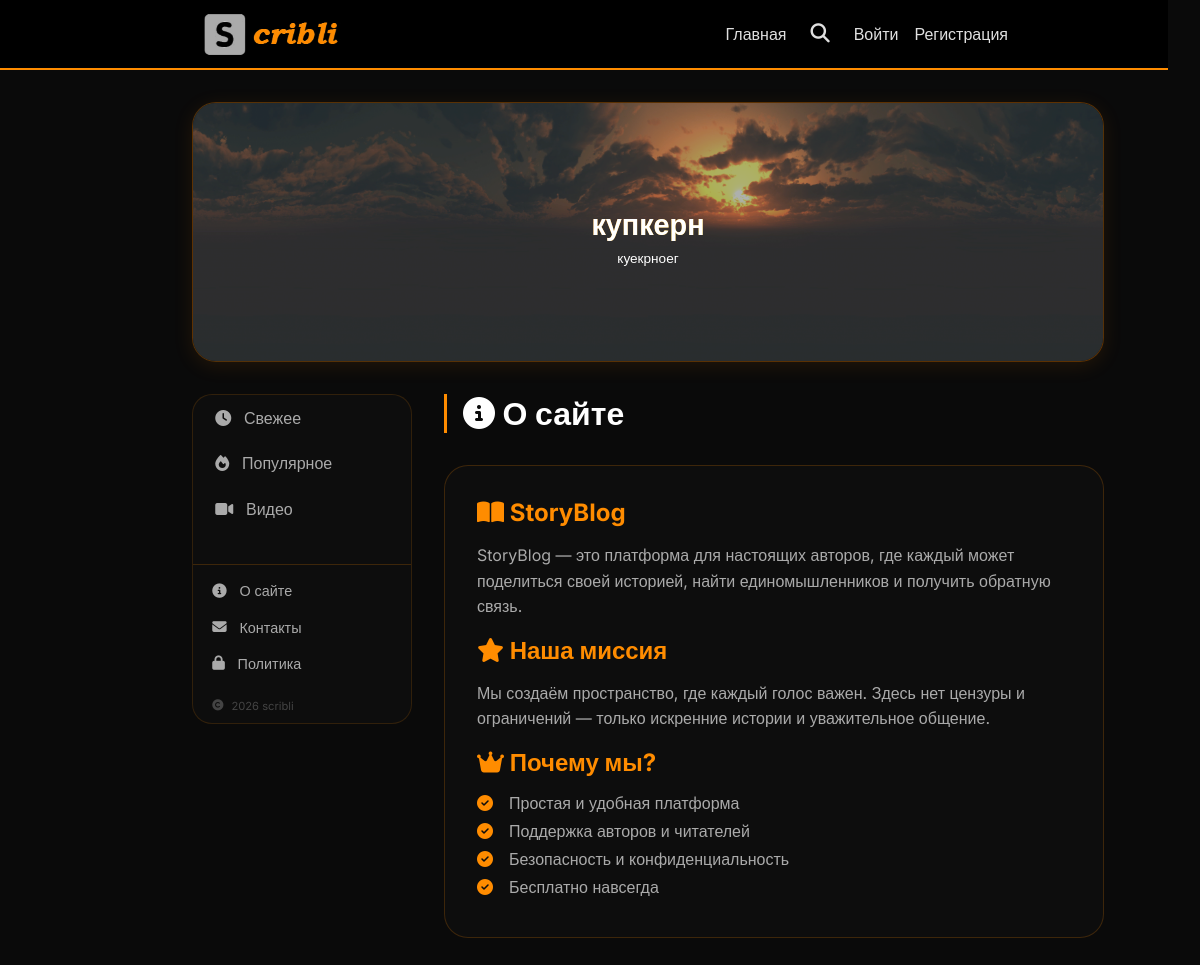
/about, run on the app's committed database.
### database.py (models this page shows)
class SliderItem(Base):
    __tablename__ = 'slider_items'
    id = Column(Integer, primary_key=True)
    title = Column(String, default='')
    label = Column(String, default='')
    icon = Column(String, default='📖')
    image_url = Column(String, default='')
    link = Column(String, default='')
    is_active = Column(Boolean, default=True)
    order = Column(Integer, default=0)
    image_position = Column(String, default='cover')
    text_position = Column(String, default='center')
    text_color = Column(String, default='#ffffff')
    text_size = Column(String, default='medium')
    overlay_opacity = Column(Integer, default=30)
    created_at = Column(DateTime, default=datetime.now)

### main.py (the view)
@app.get("/about", response_class=HTMLResponse)
async def about_page(request: Request, db: Session = Depends(get_db)):
    user = get_current_user(request, db)
    slider_items = db.query(SliderItem).filter(SliderItem.is_active == True).order_by(SliderItem.order).all()
    return templates.TemplateResponse("about.html", {
        "request": request,
        "user": user,
        "slider_items": slider_items,
        "meta_title": "О сайте - StoryBlog",
        "meta_description": "Узнайте больше о платформе StoryBlog"
    })

### templates/about.html (shortened to what this page needs)
{% extends "base.html" %}
{% block content %}
<div class="about-container">
    <div class="about-header">
        <h1><i class="fas fa-info-circle"></i> О сайте</h1>
    </div>
    <div class="about-card">
        <h2><i class="fas fa-book-open"></i> StoryBlog</h2>
        <p>StoryBlog — это платформа для настоящих авторов, где каждый может поделиться своей историей, найти единомышленников и получить обратную связь.</p>
        <h2><i class="fas fa-star"></i> Наша миссия</h2>
        <p>Мы создаём пространство, где каждый голос важен. Здесь нет цензуры и ограничений — только искренние истории и уважительное общение.</p>
        <h2><i class="fas fa-crown"></i> Почему мы?</h2>
        <ul>
            <li><i class="fas fa-check-circle"></i> Простая и удобная платформа</li>
            <li><i class="fas fa-check-circle"></i> Поддержка авторов и читателей</li>
            <li><i class="fas fa-check-circle"></i> Безопасность и конфиденциальность</li>
            <li><i class="fas fa-check-circle"></i> Бесплатно навсегда</li>
        </ul>
    </div>
</div>
{% endblock %}

### templates/base.html (shortened to what this page needs)
<!DOCTYPE html>
<html lang="ru">
<head>
    <link href="https://cdn.quilljs.com/1.3.6/quill.snow.css" rel="stylesheet">
    <link rel="stylesheet" href="https://cdnjs.cloudflare.com/ajax/libs/font-awesome/6.5.1/css/all.min.css">
</head>
<body>
<nav class="navbar">
    <h2 style="margin-left: 7rem;">
        <a href="/">
            <img src="/static/logo.jpg" alt="StoryBlog" style="height: 95px; width: auto; vertical-align: middle;">
        </a>
    </h2>
        <div class="nav-links">
            <a href="/">Главная</a>
            <div class="search-wrapper">
                <button class="search-icon-btn" id="searchIconBtn" onclick="toggleSearch()">
                    <i class="fas fa-search"></i>
                </button>
            </div>
            {% if user %}
                <a href="/create">Написать</a>
                <div class="notif-menu">
                    <button class="notif-btn" onclick="toggleNotifMenu()">
                        <i class="fas fa-bell"></i>
                        <span id="notif-badge" class="notif-badge" style="display: none;"></span>
                    </button>
                    <div id="notifDropdown" class="notif-dropdown">
                        <div class="notif-header">
                            <span>🔔 Уведомления</span>
                            <button class="notif-mark-all" onclick="markAllNotifications()">Отметить все</button>
                        </div>
                        <div class="notif-list" id="notifList">
                            <div class="notif-empty">Загрузка...</div>
                        </div>
                    </div>
                </div>
                <div class="user-menu">
                    <button class="user-menu-btn" onclick="toggleUserMenu()">
                        {% if user.avatar and user.avatar != 'default.png' %}
                        <img src="/static/avatars/{{ user.avatar }}" class="nav-avatar">
                        {% else %}
                        <span class="nav-avatar-placeholder">{{ user.username[0]|upper }}</span>
                        {% endif %}
                        {{ user.username }}
                        <span style="font-size: 0.7rem;">▼</span>
                    </button>
                    <div id="userDropdown" class="user-dropdown">
                        <div style="padding: 0.75rem 1rem; border-bottom: 1px solid #333; background: #0d0d0d;">
                            <div style="font-weight: bold; color: #ff8c00;">{{ user.username }}</div>
                            <div style="font-size: 0.7rem; color: #666;">{{ user.email }}</div>
                        </div>
                        <a href="/profile" class="dropdown-item"><i class="fas fa-user"></i> Мой профиль</a>
                        <a href="/settings" class="dropdown-item"><i class="fas fa-cog"></i> Настройки</a>
                        <a href="/my-subscriptions" class="dropdown-item"><i class="fas fa-users"></i> Подписки</a>
                        <a href="/my-bookmarks" class="dropdown-item"><i class="fas fa-bookmark"></i> Закладки</a>
                        <a href="/create" class="dropdown-item"><i class="fas fa-pen-alt"></i> Написать</a>
                        <div style="border-top: 1px solid #333;"></div>
                        <a href="/logout" class="dropdown-item" style="color: #ef4444;"><i class="fas fa-sign-out-alt"></i> Выйти</a>
                    </div>
                </div>
                {% if user.is_admin %}<a href="/admin">Админ</a>{% endif %}
            {% else %}
                <a href="/login">Войти</a>
                <a href="/register">Регистрация</a>
            {% endif %}
        </div>
    </nav>
    <div class="container">
        {% block hero %}
        <div class="hero" id="heroBlock">
            <div class="hero-slider">
                <div class="hero-slider-track" id="heroSliderTrack">
                    {% for item in slider_items %}
                    <div class="hero-slide" {% if item.link %}onclick="location.href='{{ item.link }}'" style="cursor: pointer;"{% endif %}>
                        {% if item.image_url %}
                        <img src="{{ item.image_url }}" class="hero-slide-bg" alt="slide" style="object-fit: {{ item.image_position if item.image_position else 'cover' }};">
                        {% endif %}
                        {% if item.overlay_opacity and item.overlay_opacity > 0 %}
                        <div class="hero-slide-overlay" style="background: rgba(0,0,0,{{ item.overlay_opacity / 100 }});"></div>
                        {% endif %}
                        {% if item.title %}
                        <h1 style="color: {{ item.text_color if item.text_color else '#ffffff' }}; font-size: {% if item.text_size == 'small' %}1.2rem{% elif item.text_size == 'large' %}2.2rem{% else %}1.8rem{% endif %};">
                            {{ item.title }}
                        </h1>
                        {% endif %}
                        {% if item.label %}
                        <p style="color: {{ item.text_color if item.text_color else '#ffffff' }}; font-size: {% if item.text_size == 'small' %}0.7rem{% elif item.text_size == 'large' %}1rem{% else %}0.85rem{% endif %};">
                            {{ item.label }}
                        </p>
                        {% endif %}
                    </div>
                    {% endfor %}
                </div>
            </div>
        </div>
        {% endblock %}
        <div class="layout">
{% block left_menu %}
<div class="left-menu">
    <div class="left-menu-item {% if feed == 'fresh' %}active{% endif %}" data-feed="fresh" onclick="switchFeed('fresh')">
        <i class="fas fa-clock"></i> Свежее
    </div>
    <div class="left-menu-item {% if feed == 'popular' %}active{% endif %}" data-feed="popular" onclick="switchFeed('popular')">
        <i class="fas fa-fire"></i> Популярное
    </div>
    <div class="left-menu-item" data-feed="videos" onclick="switchFeed('videos')">
        <i class="fas fa-video"></i> Видео
    </div>
    <div class="menu-footer">
        <a href="/about" class="menu-footer-item">
            <i class="fas fa-info-circle"></i> О сайте
        </a>
        <a href="/contacts" class="menu-footer-item">
            <i class="fas fa-envelope"></i> Контакты
        </a>
        <a href="/privacy" class="menu-footer-item">
            <i class="fas fa-lock"></i> Политика
        </a>
        <div class="menu-footer-copyright">
            <i class="fas fa-copyright"></i> 2026 scribli
        </div>
    </div>
</div>
{% endblock %}
            <div class="content-right">
                {% block content %}{% endblock %}
            </div>
        </div>
    </div>
</body>
</html>

### templates/base.html (style rules this page uses)
* { margin: 0; padding: 0; box-sizing: border-box; }
body { font-family: 'Inter', sans-serif; background: #0a0a0a; color: #e0e0e0; padding-right: 2rem; }
.navbar { background: #000; border-bottom: 2px solid #ff8c00; padding: 0 2rem; display: flex; justify-content: space-between; align-items: center; gap: 1rem; padding-right: 10rem; height: 70px; }
.navbar h2 { margin-left: 10rem; }
.nav-links { display: flex; align-items: center; flex-wrap: wrap; gap: 1rem; line-height: 1; top: -2px; }
.nav-links a { color: #e0e0e0; text-decoration: none; transition: color 0.3s; display: inline-flex; align-items: center; gap: 0.3rem; line-height: 1; }
.container { max-width: 1200px; margin: 2rem auto; padding: 0 2rem; margin-left: 10rem; margin-right: 2rem; }
.search-wrapper { position: relative; display: inline-flex; align-items: center; }
.search-icon-btn { background: none; border: none; color: #e0e0e0; cursor: pointer; font-size: 1.2rem; padding: 0.3rem 0.5rem; border-radius: 40px; transition: background 0.2s; }
.hero { position: relative; height: 260px; width: 100%; max-width: 1200px; margin-left: auto; margin-right: auto; border-radius: 24px; overflow: hidden; margin-bottom: 2rem; background: linear-gradient(135deg, #0a0a0a 0%, #1a0a00 100%); border: 1px solid rgba(255, 140, 0, 0.3); box-shadow: 0 4px 20px rgba(255, 140, 0, 0.1); }
.hero-slider { width: 100%; height: 100%; overflow: hidden; }
.hero-slider-track { display: flex; width: 100%; height: 100%; transition: transform 0.5s ease-in-out; }
.hero-slide { position: relative; min-width: 100%; height: 100%; flex-shrink: 0; display: flex; flex-direction: column; align-items: center; justify-content: center; text-align: center; }
.hero-slide-bg { position: absolute; top: 0; left: 0; width: 100%; height: 100%; object-fit: cover; z-index: 0; }
.hero-slide-overlay { position: absolute; top: 0; left: 0; width: 100%; height: 100%; z-index: 1; }
.hero-slide h1 { position: relative; z-index: 2; font-size: 1.8rem; background: linear-gradient(135deg, #ff8c00 0%, #ffcc00 100%); -webkit-background-clip: text; background-clip: text; color: transparent; margin-bottom: 0.5rem; }
.hero-slide p { position: relative; z-index: 2; font-size: 0.85rem; color: #fff; max-width: 600px; margin: 0 auto; }
.hero-slider-track { cursor: grab; user-select: none; -webkit-user-select: none; }
.hero-slide { user-select: none; -webkit-user-select: none; pointer-events: auto; }
.layout { display: flex; gap: 2rem; align-items: flex-start; }
.left-menu { width: 220px; flex-shrink: 0; position: sticky; top: 2rem; background: #0d0d0d; border-radius: 20px; border: 1px solid rgba(255, 140, 0, 0.15); overflow: hidden; }
.left-menu-item { display: flex; align-items: center; gap: 0.8rem; padding: 0.8rem 1.2rem; color: #aaa; background: none; border: none; width: 100%; text-align: left; cursor: pointer; transition: all 0.2s; border-left: 3px solid transparent; font-size: 1rem; text-decoration: none; }
.menu-footer { margin-top: 2rem; padding-top: 0.5rem; border-top: 1px solid rgba(255, 140, 0, 0.2); }
.menu-footer-item { display: flex; align-items: center; gap: 0.8rem; padding: 0.6rem 1.2rem; color: #aaa; font-size: 0.9rem; text-decoration: none; transition: all 0.2s; border-radius: 12px; }
.menu-footer-copyright { display: flex; align-items: center; gap: 0.5rem; padding: 0.6rem 1.2rem; color: #444; font-size: 0.7rem; margin-top: 0.5rem; }
.content-right { flex: 1; min-width: 0; }

### templates/about.html (style rules this page uses)
.about-container { width: 100%; margin: 0; }
.about-header { margin-bottom: 2rem; border-left: 3px solid #ff8c00; padding-left: 1rem; }
.about-header h1 { font-size: 2rem; color: #fff; }
.about-card { background: #0d0d0d; border-radius: 24px; padding: 2rem; border: 1px solid rgba(255, 140, 0, 0.2); width: 100%; }
.about-card h2 { color: #ff8c00; font-size: 1.5rem; margin-bottom: 1rem; }
.about-card p { color: #aaa; line-height: 1.6; margin-bottom: 1rem; }
.about-card ul { list-style: none; padding: 0; }
.about-card li { color: #aaa; margin-bottom: 0.5rem; display: flex; align-items: center; gap: 0.5rem; }
.about-card li i { color: #ff8c00; width: 24px; }

### data on the page
SliderItem: image_url (picture), title "купкерн", label "куекрноег"
